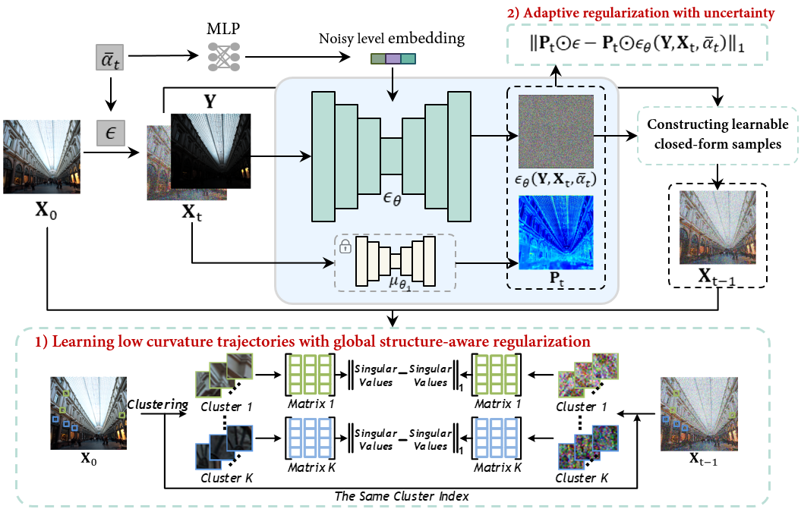
#> input picture low_light_image_enhancement/src/lib/infer_GSAD/images/framework.png, 801 x 512 px
$ python -i evaluate_pipeline.py   (imports and definitions only)
#> lines starting #> are read from the running program, lines starting #| are printed output that depends on the picture
#> further down, picture is the input picture: shape (512, 801, 3); mean B, G, R 225.5, 223.1, 219.9
import os
import cv2
import glob
from ultralytics import YOLO

def apply_clahe(img):
    lab = cv2.cvtColor(img, cv2.COLOR_BGR2LAB)
#> lab: shape (512, 801, 3); mean of channels 0, 1, 2 224.8, 128.1, 126.7
    l, a, b = cv2.split(lab)
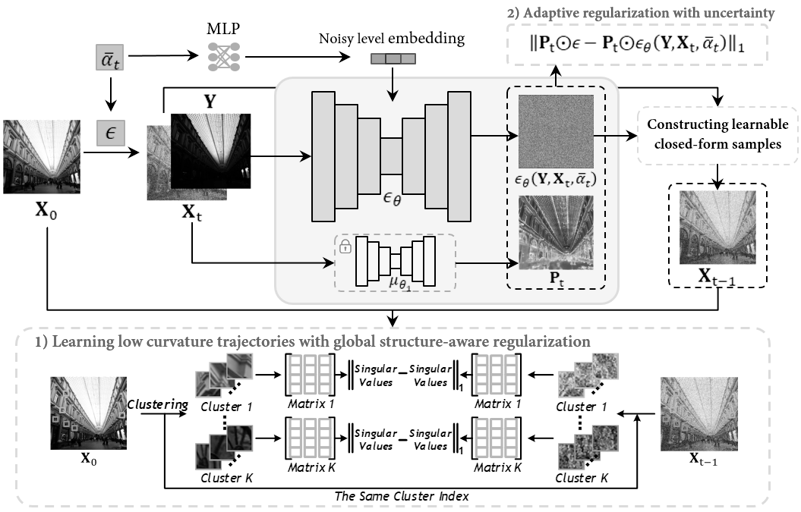
#> l: shape (512, 801); min 0, max 255, mean 224.8
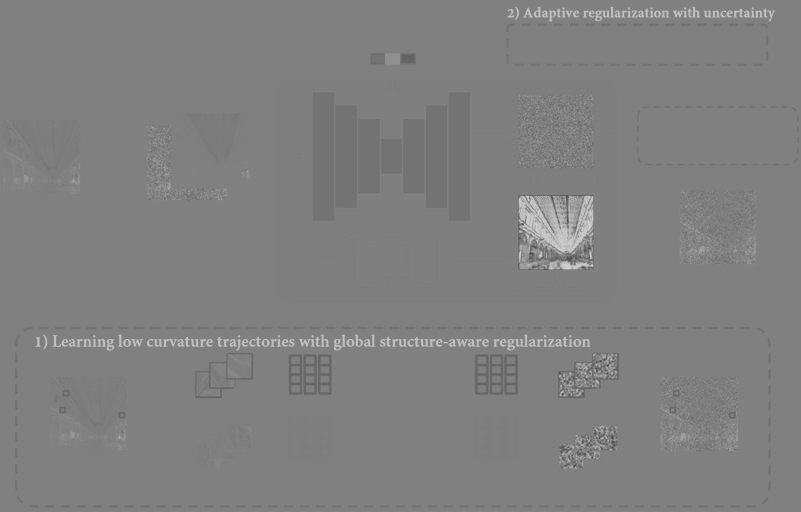
#> a: shape (512, 801); min 67, max 207, mean 128.1
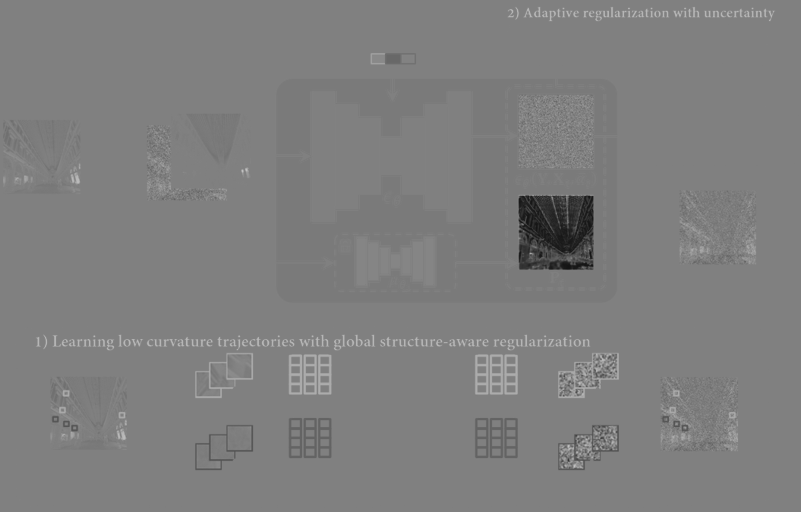
#> b: shape (512, 801); min 20, max 194, mean 126.7
    clahe = cv2.createCLAHE(clipLimit=2.0, tileGridSize=(8, 8))
    cl = clahe.apply(l)
    limg = cv2.merge((cl, a, b))
#> limg: shape (512, 801, 3); mean of channels 0, 1, 2 221.7, 128.1, 126.7
    return cv2.cvtColor(limg, cv2.COLOR_LAB2BGR)

# [137 lines not run here, left out]

>>> import cv2
>>> picture = cv2.imread('../../low_light_image_enhancement/src/lib/infer_GSAD/images/framework.png')
>>> result = apply_clahe(picture)
